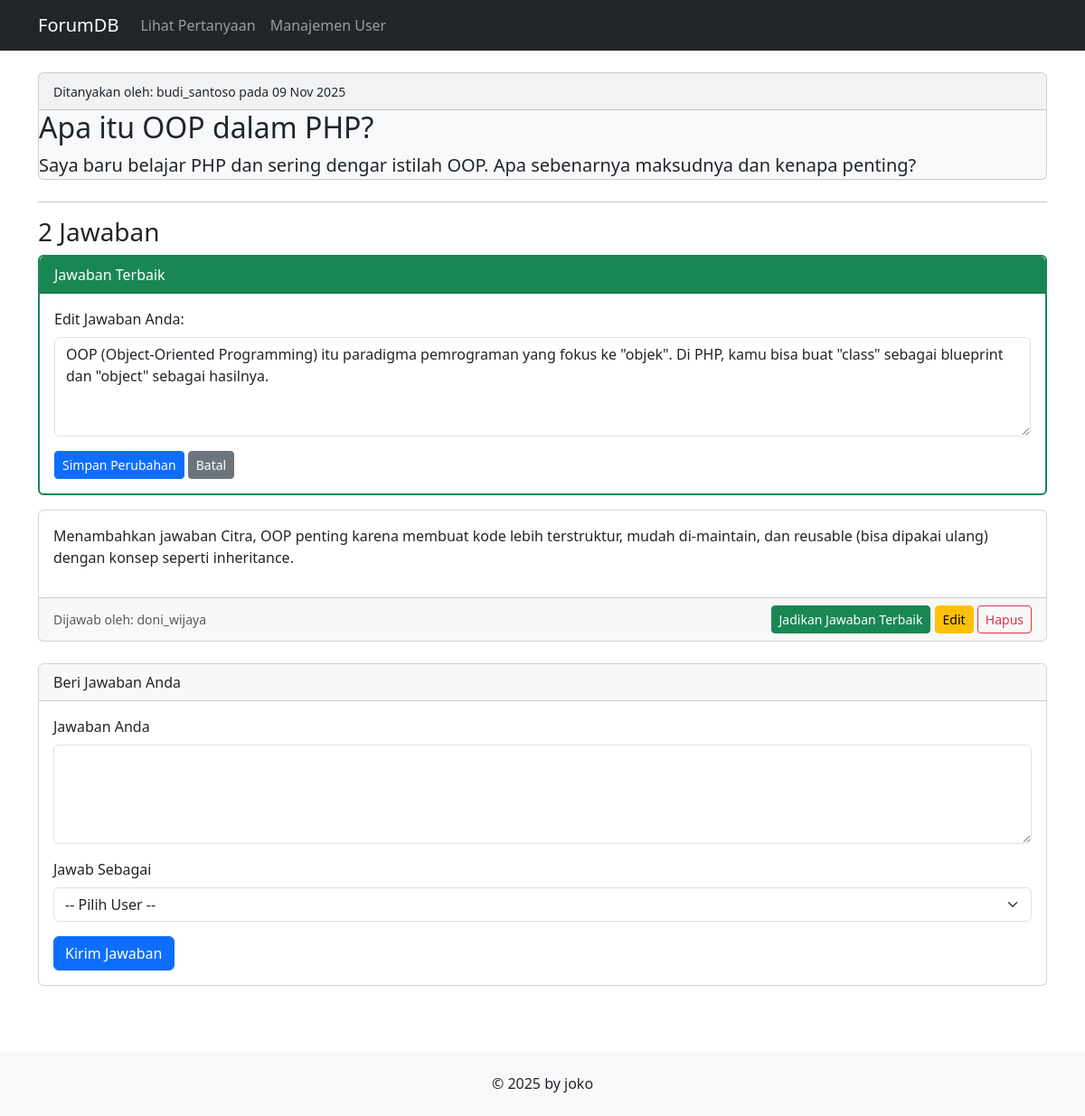
/index.php?page=question_detail&id=1&action=edit_answer&answer_id=1, run on the app's committed database.
### tables this page shows
CREATE TABLE questions (
    question_id INT AUTO_INCREMENT PRIMARY KEY,
    author_id INT NOT NULL,
    title VARCHAR(255) NOT NULL,
    body TEXT NOT NULL,
    created_at TIMESTAMP DEFAULT CURRENT_TIMESTAMP,
    
    FOREIGN KEY (author_id) 
        REFERENCES users(user_id) 
        ON DELETE CASCADE
);

CREATE TABLE users (
    user_id INT AUTO_INCREMENT PRIMARY KEY,
    username VARCHAR(50) NOT NULL UNIQUE,
    email VARCHAR(100) NOT NULL UNIQUE,
    password VARCHAR(255) NOT NULL,
    reputation_points INT DEFAULT 0,
    created_at TIMESTAMP DEFAULT CURRENT_TIMESTAMP
);

CREATE TABLE answers (
    answer_id INT AUTO_INCREMENT PRIMARY KEY,
    question_id INT NOT NULL,
    author_id INT NOT NULL,
    body TEXT NOT NULL,
    is_accepted BOOLEAN DEFAULT 0,
    created_at TIMESTAMP DEFAULT CURRENT_TIMESTAMP,
    
    FOREIGN KEY (question_id) 
        REFERENCES questions(question_id) 
        ON DELETE CASCADE,

    FOREIGN KEY (author_id) 
        REFERENCES users(user_id) 
        ON DELETE CASCADE
);

### config/db.php (called while the page is built, shortened)
<?php
class Database {
    private $host = "localhost";
    private $username = "root";
    private $password = "";
    private $dbname = "forum_db";
    public function __construct() {
        try {
            $this->conn = new PDO("mysql:host=$this->host;dbname=$this->dbname", $this->username, $this->password);
        } catch (PDOException $e) {
            echo "Connection failed: " . $e->getMessage();
        }
    }
}
?>

### class/Question.php (called while the page is built, shortened)
<?php
require_once 'config/db.php';
class Question {
    private $db;
    public function __construct() {
        $this->db = (new Database())->conn;
    }
    public function getQuestionById($question_id) {
        $stmt = $this->db->prepare("
            SELECT q.*, u.username
            FROM questions q
            JOIN users u ON q.author_id = u.user_id
            WHERE q.question_id = ?
        ");
        $stmt->execute([$question_id]);
        return $stmt->fetch(PDO::FETCH_ASSOC);
    }
}
?>

### class/Answer.php (called while the page is built, shortened)
<?php
require_once 'config/db.php';
class Answer {
    private $db;
    public function __construct() {
        $this->db = (new Database())->conn;
    }
    public function getAnswersByQuestionId($question_id) {
        $stmt = $this->db->prepare("
            SELECT a.*, u.username
            FROM answers a
            JOIN users u ON a.author_id = u.user_id
            WHERE a.question_id = ?
            ORDER BY a.is_accepted DESC, a.created_at ASC
        ");
        $stmt->execute([$question_id]);
        return $stmt->fetchAll(PDO::FETCH_ASSOC);
    }
    public function getAnswerById($answer_id) {
        $stmt = $this->db->prepare("
            SELECT a.*, u.username
            FROM answers a
            JOIN users u ON a.author_id = u.user_id
            WHERE a.answer_id = ?
        ");
        $stmt->execute([$answer_id]);
        return $stmt->fetch(PDO::FETCH_ASSOC);
    }
}
?>

### view/question_detail.php (the view, shortened to what this page needs)
<?php
$question_id = $_GET['id'];
$answer_to_edit = null;
$action_get = $_GET['action'] ?? '';
try {
    if ($action_get == 'edit_answer' && isset($_GET['answer_id'])) {
        $answer_to_edit = $answer->getAnswerById($_GET['answer_id']);
    }
} catch (Exception $e) {
    $pesan = "Error: " . $e->getMessage();
}
$current_question = $question->getQuestionById($question_id);
$answers = $answer->getAnswersByQuestionId($question_id);
?>
<div class="card bg-light">
    <div class="card-header">
        <small>Ditanyakan oleh: <?php echo htmlspecialchars($current_question['username']); ?> pada <?php echo date('d M Y', strtotime($current_question['created_at'])); ?></small>
    </div>
    <div class...="card-body">
        <h2 class="card-title"><?php echo htmlspecialchars($current_question['title']); ?></h2>
        <p class="card-text fs-5"><?php echo nl2br(htmlspecialchars($current_question['body'])); ?></p>
    </div>
</div>
<hr>
<h3><?php echo count($answers); ?> Jawaban</h3>
<?php foreach ($answers as $a): ?>
    <?php
    $card_style = $a['is_accepted'] ? 'border-success border-2' : '';
    $card_header = $a['is_accepted'] ? '<div class="card-header bg-success text-white">Jawaban Terbaik</div>' : '';
    ?>
    <div class="card mb-3 <?php echo $card_style; ?>">
        <?php echo $card_header; ?>
        <?php if ($answer_to_edit && $answer_to_edit['answer_id'] == $a['answer_id']): ?>
            <div class="card-body">
                <form action="index.php?page=question_detail&id=<?php echo $question_id; ?>" method="POST">
                    <div class="mb-3">
                        <label for="body_edit_<?php echo $a['answer_id']; ?>" class="form-label">Edit Jawaban Anda:</label>
                        <textarea class="form-control"
                                  id="body_edit_<?php echo $a['answer_id']; ?>"
                                  name="body"
                                  rows="4"
                                  required><?php echo htmlspecialchars($a['body']); ?></textarea>
                    </div>
                    <button type"submit" class="btn btn-primary btn-sm">Simpan Perubahan</button>
                    <a href="index.php?page=question_detail&id=<?php echo $question_id; ?>" class="btn btn-secondary btn-sm">Batal</a>
                </form>
            </div>
        <?php else: ?>
            <div class="card-body">
                <p><?php echo nl2br(htmlspecialchars($a['body'])); ?></p>
            </div>
            <div class="card-footer d-flex justify-content-between align-items-center">
                <small class="text-muted">
                    Dijawab oleh: <?php echo htmlspecialchars($a['username']); ?>
                </small>
                <div>
                    <?php if (!$a['is_accepted']): ?>
                        <a href="index.php?page=question_detail&id=<?php echo $question_id; ?>&action=accept_answer&answer_id=<?php echo $a['answer_id']; ?>"
                           class="btn btn-sm btn-success">
                           Jadikan Jawaban Terbaik
                        </a>
                    <?php endif; ?>
                    <a href="index.php?page=question_detail&id=<?php echo $question_id; ?>&action=edit_answer&answer_id=<?php echo $a['answer_id']; ?>"
                       class="btn btn-sm btn-warning">
                       Edit
                    </a>
                    <a href="index.php?page=question_detail&id=<?php echo $question_id; ?>&action=delete_answer&answer_id=<?php echo $a['answer_id']; ?>"
                       class="btn btn-sm btn-outline-danger"
                       onclick="return confirm('Yakin ingin menghapus jawaban ini?');">
                       Hapus
                    </a>
                </div>
            </div>
        <?php endif; ?>
    </div>
<?php endforeach; ?>
<div class="card mt-4">
    <div class="card-header">Beri Jawaban Anda</div>
    <div class="card-body">
        <form action="index.php?page=question_detail&id=<?php echo $question_id; ?>" method="POST">
            <div class="mb-3">
                <label for="body" class="form-label">Jawaban Anda</LabeL>
                <textarea class="form-control" id="body" name="body" rows="4" required></textarea>
            </div>
            <div class="mb-3">
                <label for="author_id" class="form-label">Jawab Sebagai</label>
                <select class="form-select" id="author_id" name="author_id" required>
                    <option value="">-- Pilih User --</option>
                </select>
            </div>
            <button type="submit" class="btn btn-primary">Kirim Jawaban</button>
        </form>
    </div>
</div>

### view/header.php (style rules this page uses)
body { display: flex; flex-direction: column; min-height: 100vh; }
.card { margin-bottom: 1.5rem; }

### data on the page
questions: author.username "budi_santoso", created_at "09 Nov 2025", title "Apa itu OOP dalam PHP?", body "Saya baru belajar PHP dan sering dengar istilah OOP. Apa sebenarnya maksudnya dan kenapa penting?"
answers: is_accepted "Jawaban Terbaik", body "OOP (Object-Oriented Programming) itu paradigma pemrograman yang fokus ke \"objek\". Di PHP, kamu bisa buat \"class\" sebagai blueprint dan \"object\" sebagai hasilnya."
answers: body "Menambahkan jawaban Citra, OOP penting karena membuat kode lebih terstruktur, mudah di-maintain, dan reusable (bisa dipakai ulang) dengan konsep seperti inheritance.", author.username "doni_wijaya"

### other printed values
count($answers) "2"
